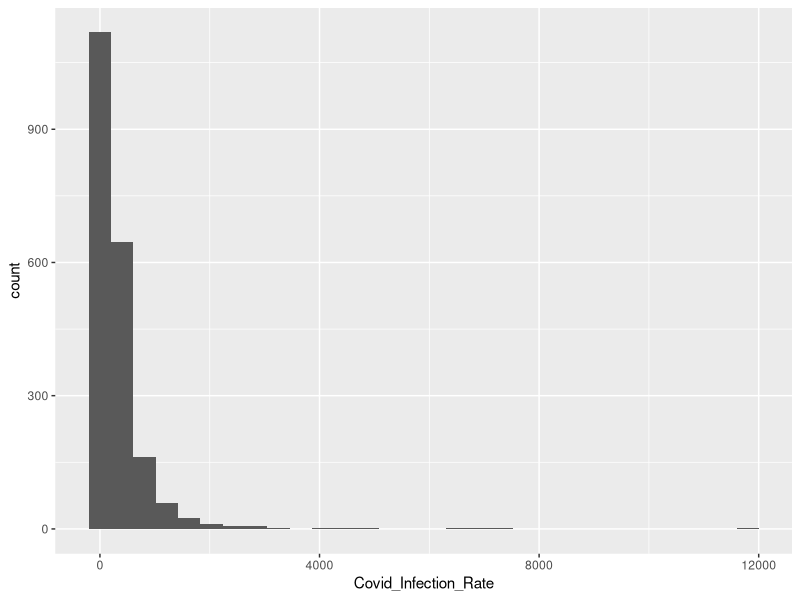
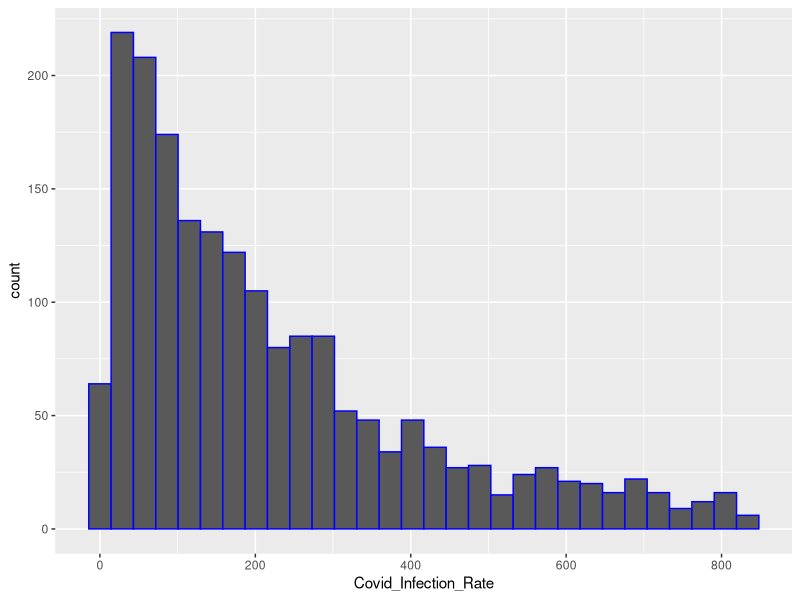
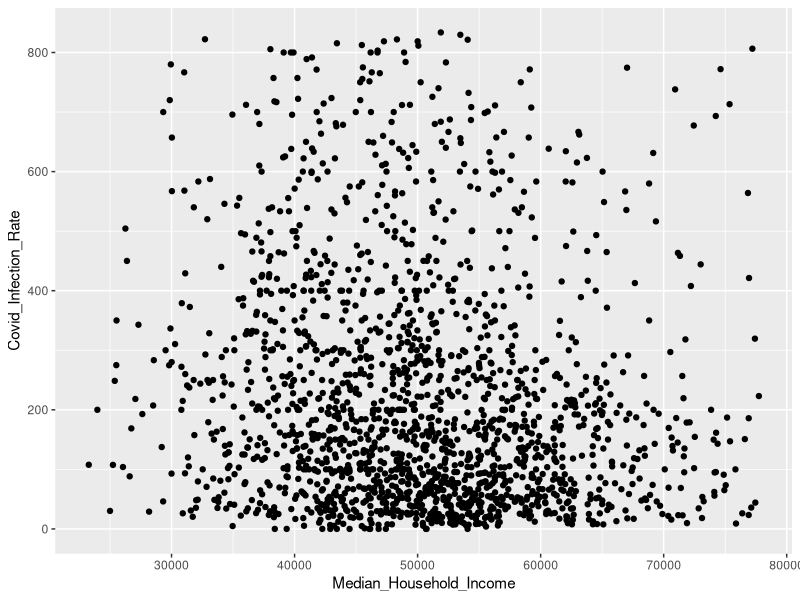
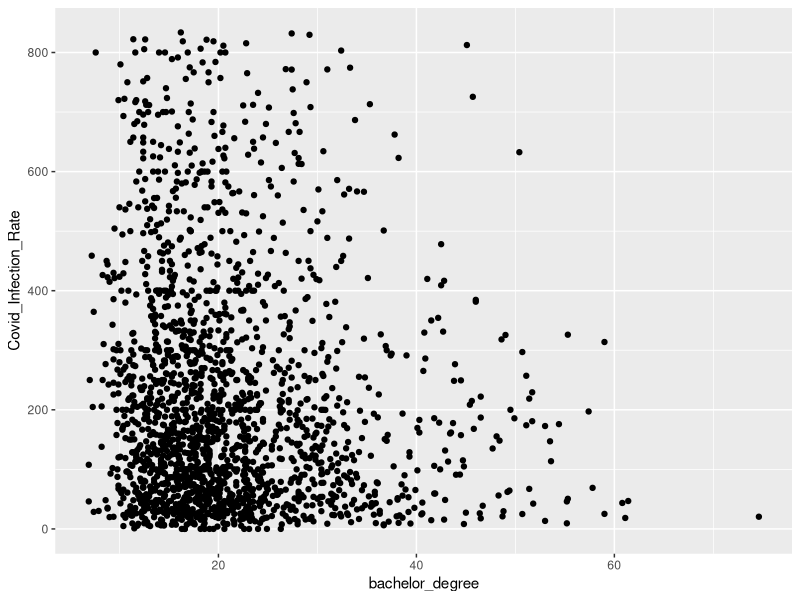
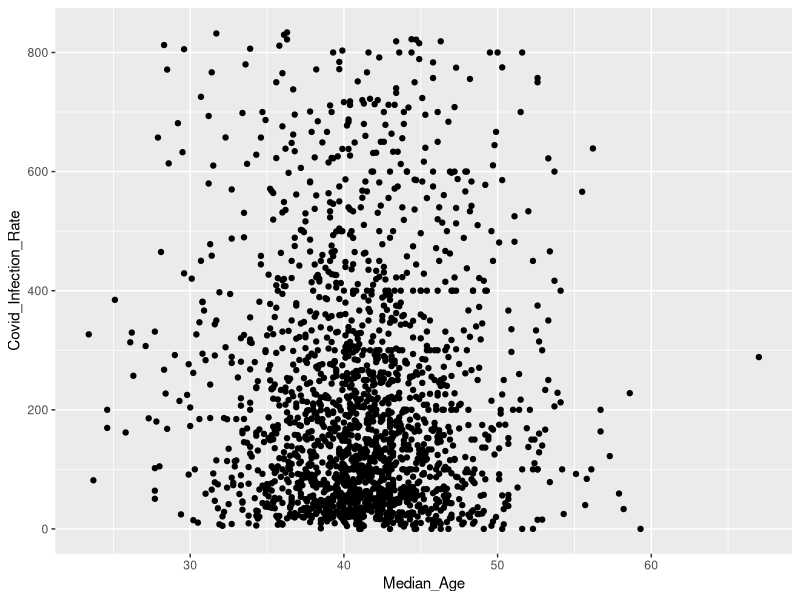
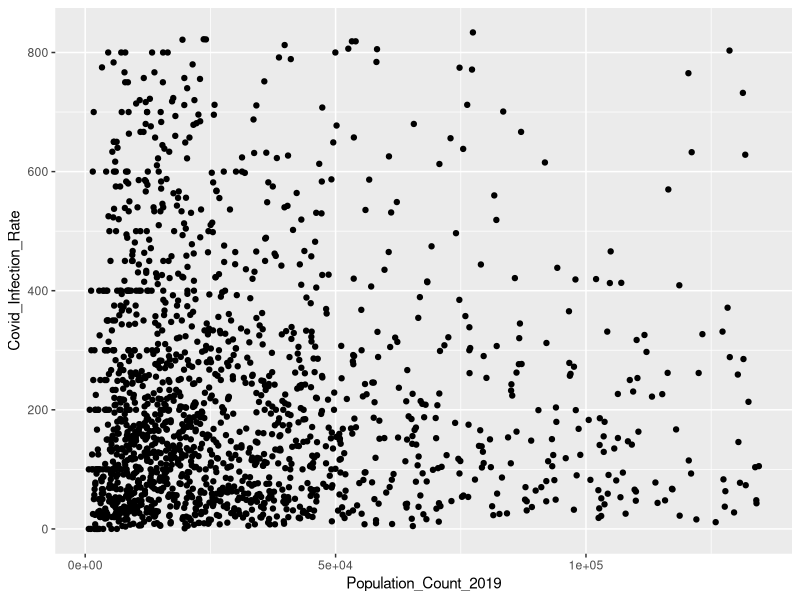

Source code (R) for these figures, in order:
# Plotting predictors vs response value

setwd(dirname(rstudioapi::getActiveDocumentContext()$path))
library(ggplot2)

clean_outliers <- function(data) {
  
  "
  Function cleans outliers from data
  "
  
  outliers <- boxplot.stats(data)$out

  return(!(data %in% outliers))
  
}

# Read data with predictors and response

covid_data <- read.csv("./data/final_data.csv", header = TRUE, sep= ",")



# Plot response variable distribution

ggplot(
  covid_data,
  aes(
    x=Covid_Infection_Rate
  )
) +
  geom_histogram()

# Plot response variable distribution removing outliers

ggplot(
  covid_data[clean_outliers(covid_data$Covid_Infection_Rate),],
  aes(
    x=Covid_Infection_Rate
  )
) +
  geom_histogram(color="blue")

# Plot Median Household Income vs response

ggplot(
  covid_data[
    clean_outliers(covid_data$Covid_Infection_Rate) 
    & clean_outliers(covid_data$Median_Household_Income),],
  aes(x=Median_Household_Income, y=Covid_Infection_Rate)) + 
geom_point()

# Plot Education vs response

ggplot(
  covid_data[
    clean_outliers(covid_data$Covid_Infection_Rate),], 
  aes(
    x=bachelor_degree, 
    y=Covid_Infection_Rate)) + 
geom_point()

# Plot Age vs response

ggplot(
  covid_data[
    clean_outliers(covid_data$Covid_Infection_Rate),], 
  aes(
    x=Median_Age,
    y=Covid_Infection_Rate)) + 
  geom_point()

# Plot County Population vs response

ggplot(
  covid_data[
    clean_outliers(covid_data$Covid_Infection_Rate) &
      clean_outliers(covid_data$Population_Count_2019),],
  aes(x=Population_Count_2019, y=Covid_Infection_Rate)) + 
  geom_point()
